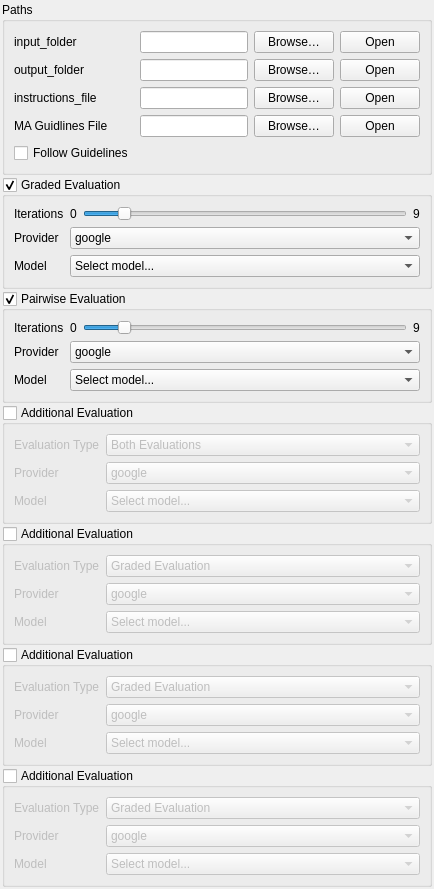
<?xml version="1.0" encoding="UTF-8"?>
<ui version="4.0">
 <class>PathsEvaluationsPanel</class>
 <widget class="QWidget" name="PathsEvaluationsPanel">
  <layout class="QVBoxLayout" name="verticalLayout_paths">
   <property name="spacing">
    <number>2</number>
   </property>
   <property name="leftMargin">
    <number>2</number>
   </property>
   <property name="topMargin">
    <number>2</number>
   </property>
   <property name="rightMargin">
    <number>2</number>
   </property>
   <property name="bottomMargin">
    <number>2</number>
   </property>

   <!-- groupPaths -->
   <item>
    <widget class="QGroupBox" name="groupPaths">
     <property name="title">
      <string>Paths</string>
     </property>
     <layout class="QFormLayout" name="formPaths">
      <!-- input_folder -->
      <item row="0" column="0">
       <widget class="QLabel" name="labelInputFolder">
        <property name="text">
         <string>input_folder</string>
        </property>
       </widget>
      </item>
      <item row="0" column="1">
       <layout class="QHBoxLayout" name="hLayoutInputFolder">
        <item>
         <widget class="QLineEdit" name="lineInputFolder">
          <property name="readOnly">
           <bool>true</bool>
          </property>
         </widget>
        </item>
        <item>
         <widget class="QPushButton" name="btnBrowseInputFolder">
          <property name="text">
           <string>Browse…</string>
          </property>
         </widget>
        </item>
        <item>
         <widget class="QPushButton" name="btnOpenInputFolder">
          <property name="text">
           <string>Open</string>
          </property>
         </widget>
        </item>
       </layout>
      </item>

      <!-- output_folder -->
      <item row="1" column="0">
       <widget class="QLabel" name="labelOutputFolder">
        <property name="text">
         <string>output_folder</string>
        </property>
       </widget>
      </item>
      <item row="1" column="1">
       <layout class="QHBoxLayout" name="hLayoutOutputFolder">
        <item>
         <widget class="QLineEdit" name="lineOutputFolder">
          <property name="readOnly">
           <bool>true</bool>
          </property>
         </widget>
        </item>
        <item>
         <widget class="QPushButton" name="btnBrowseOutputFolder">
          <property name="text">
           <string>Browse…</string>
          </property>
         </widget>
        </item>
        <item>
         <widget class="QPushButton" name="btnOpenOutputFolder">
          <property name="text">
           <string>Open</string>
          </property>
         </widget>
        </item>
       </layout>
      </item>

      <!-- instructions_file -->
      <item row="2" column="0">
       <widget class="QLabel" name="labelInstructionsFile">
        <property name="text">
         <string>instructions_file</string>
        </property>
       </widget>
      </item>
      <item row="2" column="1">
       <layout class="QHBoxLayout" name="hLayoutInstructionsFile">
        <item>
         <widget class="QLineEdit" name="lineInstructionsFile">
          <property name="readOnly">
           <bool>true</bool>
          </property>
         </widget>
        </item>
        <item>
         <widget class="QPushButton" name="btnBrowseInstructionsFile">
          <property name="text">
           <string>Browse…</string>
          </property>
         </widget>
        </item>
        <item>
         <widget class="QPushButton" name="btnOpenInstructionsFolder">
          <property name="text">
           <string>Open</string>
          </property>
         </widget>
        </item>
       </layout>
      </item>

      <!-- MA Guidelines -->
      <item row="3" column="0">
       <widget class="QLabel" name="label">
        <property name="text">
         <string>MA Guidlines File</string>
        </property>
       </widget>
      </item>
      <item row="3" column="1">
       <layout class="QHBoxLayout" name="hLayoutGuidelinesFile">
        <item>
         <widget class="QLineEdit" name="lineGuidelinesFile">
          <property name="readOnly">
           <bool>true</bool>
          </property>
         </widget>
        </item>
        <item>
         <widget class="QPushButton" name="btnBrowseGuidelinesFile">
          <property name="text">
           <string>Browse…</string>
          </property>
         </widget>
        </item>
        <item>
         <widget class="QPushButton" name="btnOpenGuidelinesFolder">
          <property name="text">
           <string>Open</string>
          </property>
         </widget>
        </item>
       </layout>
      </item>
      <item row="4" column="0">
       <widget class="QCheckBox" name="checkFollowGuidelines">
        <property name="text">
         <string>Follow Guidelines</string>
        </property>
       </widget>
      </item>
     </layout>
    </widget>
   </item>

   <!-- Graded Evaluation -->
   <item>
    <widget class="QGroupBox" name="groupEvaluation">
     <property name="title">
      <string>Graded Evaluation</string>
     </property>
     <property name="checkable">
      <bool>true</bool>
     </property>
     <property name="checked">
      <bool>true</bool>
     </property>
     <layout class="QFormLayout" name="formEvaluation">
      <item row="0" column="0">
       <widget class="QLabel" name="labelEvaluationIterations">
        <property name="text">
         <string>Iterations</string>
        </property>
       </widget>
      </item>
      <item row="0" column="1">
       <layout class="QHBoxLayout" name="hLayoutEvaluationIterations">
        <item>
         <widget class="QLabel" name="labelEvaluationIterationsMin">
          <property name="text">
           <string>0</string>
          </property>
         </widget>
        </item>
        <item>
         <widget class="QSlider" name="sliderEvaluationIterations">
          <property name="minimum">
           <number>0</number>
          </property>
          <property name="maximum">
           <number>9</number>
          </property>
          <property name="value">
           <number>1</number>
          </property>
          <property name="orientation">
           <enum>Qt::Horizontal</enum>
          </property>
         </widget>
        </item>
        <item>
         <widget class="QLabel" name="labelEvaluationIterationsMax">
          <property name="text">
           <string>9</string>
          </property>
         </widget>
        </item>
       </layout>
      </item>

      <item row="1" column="0">
       <widget class="QLabel" name="labelEvaluationProvider">
        <property name="text">
         <string>Provider</string>
        </property>
       </widget>
      </item>
      <item row="1" column="1">
       <widget class="QComboBox" name="comboEvaluationProvider">
        <item>
         <property name="text">
          <string>google</string>
         </property>
        </item>
        <item>
         <property name="text">
          <string>openai</string>
         </property>
        </item>
        <item>
         <property name="text">
          <string>openrouter</string>
         </property>
        </item>
       </widget>
      </item>

      <item row="2" column="0">
       <widget class="QLabel" name="labelEvaluationModel">
        <property name="text">
         <string>Model</string>
        </property>
       </widget>
      </item>
      <item row="2" column="1">
       <widget class="QComboBox" name="comboEvaluationModel">
        <item>
         <property name="text">
          <string>Select model...</string>
         </property>
        </item>
        <item>
         <property name="text">
          <string>gemini-2.5-flash</string>
         </property>
        </item>
        <item>
         <property name="text">
          <string>gpt-4.1</string>
         </property>
        </item>
        <item>
         <property name="text">
          <string>gpt-4o</string>
         </property>
        </item>
        <item>
         <property name="text">
          <string>gpt-5-mini</string>
         </property>
        </item>
        <item>
         <property name="text">
          <string>o4-mini</string>
         </property>
        </item>
        <item>
         <property name="text">
          <string>openrouter: custom</string>
         </property>
        </item>
       </widget>
      </item>
     </layout>
    </widget>
   </item>

   <!-- Pairwise Evaluation -->
   <item>
    <widget class="QGroupBox" name="groupEvaluation2">
     <property name="title">
      <string>Pairwise Evaluation</string>
     </property>
     <property name="checkable">
      <bool>true</bool>
     </property>
     <property name="checked">
      <bool>true</bool>
     </property>
     <layout class="QFormLayout" name="formEvaluation2">
      <item row="0" column="0">
       <widget class="QLabel" name="labelEvaluationIterations2">
        <property name="text">
         <string>Iterations</string>
        </property>
       </widget>
      </item>
      <item row="0" column="1">
       <layout class="QHBoxLayout" name="hLayoutEvaluationIterations2">
        <item>
         <widget class="QLabel" name="labelEvaluationIterationsMin2">
          <property name="text">
           <string>0</string>
          </property>
         </widget>
        </item>
        <item>
         <widget class="QSlider" name="sliderEvaluationIterations2">
          <property name="minimum">
           <number>0</number>
          </property>
          <property name="maximum">
           <number>9</number>
          </property>
          <property name="value">
           <number>1</number>
          </property>
          <property name="orientation">
           <enum>Qt::Horizontal</enum>
          </property>
         </widget>
        </item>
        <item>
         <widget class="QLabel" name="labelEvaluationIterationsMax2">
          <property name="text">
           <string>9</string>
          </property>
         </widget>
        </item>
       </layout>
      </item>

      <item row="1" column="0">
       <widget class="QLabel" name="labelEvaluationProvider2">
        <property name="text">
         <string>Provider</string>
        </property>
       </widget>
      </item>
      <item row="1" column="1">
       <widget class="QComboBox" name="comboEvaluationProvider2">
        <item>
         <property name="text">
          <string>google</string>
         </property>
        </item>
        <item>
         <property name="text">
          <string>openai</string>
         </property>
        </item>
        <item>
         <property name="text">
          <string>openrouter</string>
         </property>
        </item>
       </widget>
      </item>

      <item row="2" column="0">
       <widget class="QLabel" name="labelEvaluationModel2">
        <property name="text">
         <string>Model</string>
        </property>
       </widget>
      </item>
      <item row="2" column="1">
       <widget class="QComboBox" name="comboEvaluationModel2">
        <item>
         <property name="text">
          <string>Select model...</string>
         </property>
        </item>
        <item>
         <property name="text">
          <string>gemini-2.5-flash</string>
         </property>
        </item>
        <item>
         <property name="text">
          <string>gpt-4.1</string>
         </property>
        </item>
        <item>
         <property name="text">
          <string>gpt-4o</string>
         </property>
        </item>
        <item>
         <property name="text">
          <string>gpt-5-mini</string>
         </property>
        </item>
        <item>
         <property name="text">
          <string>o4-mini</string>
         </property>
        </item>
        <item>
         <property name="text">
          <string>openrouter: custom</string>
         </property>
        </item>
       </widget>
      </item>
     </layout>
    </widget>
   </item>

   <!-- Additional Evaluation 1..4 -->
   <item>
    <widget class="QGroupBox" name="groupAdditionalEvaluation">
     <property name="title">
      <string>Additional Evaluation</string>
     </property>
     <property name="checkable">
      <bool>true</bool>
     </property>
     <property name="checked">
      <bool>false</bool>
     </property>
     <layout class="QFormLayout" name="formAdditionalEvaluation">
      <item row="0" column="0">
       <widget class="QLabel" name="labelAdditionalEvalType">
        <property name="text">
         <string>Evaluation Type</string>
        </property>
       </widget>
      </item>
      <item row="0" column="1">
       <widget class="QComboBox" name="comboAdditionalEvalType">
        <item>
         <property name="text">
          <string>Both Evaluations</string>
         </property>
        </item>
        <item>
         <property name="text">
          <string>Graded Evaluation</string>
         </property>
        </item>
        <item>
         <property name="text">
          <string>Pairwise Evaluation</string>
         </property>
        </item>
       </widget>
      </item>
      <item row="1" column="0">
       <widget class="QLabel" name="labelAdditionalEvalProvider">
        <property name="text">
         <string>Provider</string>
        </property>
       </widget>
      </item>
      <item row="1" column="1">
       <widget class="QComboBox" name="comboAdditionalEvalProvider">
        <item>
         <property name="text">
          <string>google</string>
         </property>
        </item>
        <item>
         <property name="text">
          <string>openai</string>
         </property>
        </item>
        <item>
         <property name="text">
          <string>openrouter</string>
         </property>
        </item>
       </widget>
      </item>
      <item row="2" column="0">
       <widget class="QLabel" name="labelAdditionalEvalModel">
        <property name="text">
         <string>Model</string>
        </property>
       </widget>
      </item>
      <item row="2" column="1">
       <widget class="QComboBox" name="comboAdditionalEvalModel">
        <item>
         <property name="text">
          <string>Select model...</string>
         </property>
        </item>
        <item>
         <property name="text">
          <string>gemini-2.5-flash</string>
         </property>
        </item>
        <item>
         <property name="text">
          <string>gpt-4.1</string>
         </property>
        </item>
        <item>
         <property name="text">
          <string>gpt-4o</string>
         </property>
        </item>
        <item>
         <property name="text">
          <string>gpt-5-mini</string>
         </property>
        </item>
        <item>
         <property name="text">
          <string>o4-mini</string>
         </property>
        </item>
        <item>
         <property name="text">
          <string>openrouter: custom</string>
         </property>
        </item>
       </widget>
      </item>
     </layout>
    </widget>
   </item>

   <!-- Additional Evaluation 2 -->
   <item>
    <widget class="QGroupBox" name="groupAdditionalEvaluation2">
     <property name="title">
      <string>Additional Evaluation</string>
     </property>
     <property name="checkable">
      <bool>true</bool>
     </property>
     <property name="checked">
      <bool>false</bool>
     </property>
     <layout class="QFormLayout" name="formAdditionalEvaluation2">
      <item row="0" column="0">
       <widget class="QLabel" name="labelAdditionalEvalType2">
        <property name="text">
         <string>Evaluation Type</string>
        </property>
       </widget>
      </item>
      <item row="0" column="1">
       <widget class="QComboBox" name="comboAdditionalEvalType2">
        <item>
         <property name="text">
          <string>Graded Evaluation</string>
         </property>
        </item>
        <item>
         <property name="text">
          <string>Pairwise Evaluation</string>
         </property>
        </item>
       </widget>
      </item>
      <item row="1" column="0">
       <widget class="QLabel" name="labelAdditionalEvalProvider2">
        <property name="text">
         <string>Provider</string>
        </property>
       </widget>
      </item>
      <item row="1" column="1">
       <widget class="QComboBox" name="comboAdditionalEvalProvider2">
        <item>
         <property name="text">
          <string>google</string>
         </property>
        </item>
        <item>
         <property name="text">
          <string>openai</string>
         </property>
        </item>
        <item>
         <property name="text">
          <string>openrouter</string>
         </property>
        </item>
       </widget>
      </item>
      <item row="2" column="0">
       <widget class="QLabel" name="labelAdditionalEvalModel2">
        <property name="text">
         <string>Model</string>
        </property>
       </widget>
      </item>
      <item row="2" column="1">
       <widget class="QComboBox" name="comboAdditionalEvalModel2">
        <item>
         <property name="text">
          <string>Select model...</string>
         </property>
        </item>
        <item>
         <property name="text">
          <string>gemini-2.5-flash</string>
         </property>
        </item>
        <item>
         <property name="text">
          <string>gpt-4.1</string>
         </property>
        </item>
        <item>
         <property name="text">
          <string>gpt-4o</string>
         </property>
        </item>
        <item>
         <property name="text">
          <string>gpt-5-mini</string>
         </property>
        </item>
        <item>
         <property name="text">
          <string>o4-mini</string>
         </property>
        </item>
        <item>
         <property name="text">
          <string>openrouter: custom</string>
         </property>
        </item>
       </widget>
      </item>
     </layout>
    </widget>
   </item>

   <!-- Additional Evaluation 3 -->
   <item>
    <widget class="QGroupBox" name="groupAdditionalEvaluation3">
     <property name="title">
      <string>Additional Evaluation</string>
     </property>
     <property name="checkable">
      <bool>true</bool>
     </property>
     <property name="checked">
      <bool>false</bool>
     </property>
     <layout class="QFormLayout" name="formAdditionalEvaluation3">
      <item row="0" column="0">
       <widget class="QLabel" name="labelAdditionalEvalType3">
        <property name="text">
         <string>Evaluation Type</string>
        </property>
       </widget>
      </item>
      <item row="0" column="1">
       <widget class="QComboBox" name="comboAdditionalEvalType3">
        <item>
         <property name="text">
          <string>Graded Evaluation</string>
         </property>
        </item>
        <item>
         <property name="text">
          <string>Pairwise Evaluation</string>
         </property>
        </item>
       </widget>
      </item>
      <item row="1" column="0">
       <widget class="QLabel" name="labelAdditionalEvalProvider3">
        <property name="text">
         <string>Provider</string>
        </property>
       </widget>
      </item>
      <item row="1" column="1">
       <widget class="QComboBox" name="comboAdditionalEvalProvider3">
        <item>
         <property name="text">
          <string>google</string>
         </property>
        </item>
        <item>
         <property name="text">
          <string>openai</string>
         </property>
        </item>
        <item>
         <property name="text">
          <string>openrouter</string>
         </property>
        </item>
       </widget>
      </item>
      <item row="2" column="0">
       <widget class="QLabel" name="labelAdditionalEvalModel3">
        <property name="text">
         <string>Model</string>
        </property>
       </widget>
      </item>
      <item row="2" column="1">
       <widget class="QComboBox" name="comboAdditionalEvalModel3">
        <item>
         <property name="text">
          <string>Select model...</string>
         </property>
        </item>
        <item>
         <property name="text">
          <string>gemini-2.5-flash</string>
         </property>
        </item>
        <item>
         <property name="text">
          <string>gpt-4.1</string>
         </property>
        </item>
        <item>
         <property name="text">
          <string>gpt-4o</string>
         </property>
        </item>
        <item>
         <property name="text">
          <string>gpt-5-mini</string>
         </property>
        </item>
        <item>
         <property name="text">
          <string>o4-mini</string>
         </property>
        </item>
        <item>
         <property name="text">
          <string>openrouter: custom</string>
         </property>
        </item>
       </widget>
      </item>
     </layout>
    </widget>
   </item>

   <!-- Additional Evaluation 4 -->
   <item>
    <widget class="QGroupBox" name="groupAdditionalEvaluation4">
     <property name="title">
      <string>Additional Evaluation</string>
     </property>
     <property name="checkable">
      <bool>true</bool>
     </property>
     <property name="checked">
      <bool>false</bool>
     </property>
     <layout class="QFormLayout" name="formAdditionalEvaluation4">
      <item row="0" column="0">
       <widget class="QLabel" name="labelAdditionalEvalType4">
        <property name="text">
         <string>Evaluation Type</string>
        </property>
       </widget>
      </item>
      <item row="0" column="1">
       <widget class="QComboBox" name="comboAdditionalEvalType4">
        <item>
         <property name="text">
          <string>Graded Evaluation</string>
         </property>
        </item>
        <item>
         <property name="text">
          <string>Pairwise Evaluation</string>
         </property>
        </item>
       </widget>
      </item>
      <item row="1" column="0">
       <widget class="QLabel" name="labelAdditionalEvalProvider4">
        <property name="text">
         <string>Provider</string>
        </property>
       </widget>
      </item>
      <item row="1" column="1">
       <widget class="QComboBox" name="comboAdditionalEvalProvider4">
        <item>
         <property name="text">
          <string>google</string>
         </property>
        </item>
        <item>
         <property name="text">
          <string>openai</string>
         </property>
        </item>
        <item>
         <property name="text">
          <string>openrouter</string>
         </property>
        </item>
       </widget>
      </item>
      <item row="2" column="0">
       <widget class="QLabel" name="labelAdditionalEvalModel4">
        <property name="text">
         <string>Model</string>
        </property>
       </widget>
      </item>
      <item row="2" column="1">
       <widget class="QComboBox" name="comboAdditionalEvalModel4">
        <item>
         <property name="text">
          <string>Select model...</string>
         </property>
        </item>
        <item>
         <property name="text">
          <string>gemini-2.5-flash</string>
         </property>
        </item>
        <item>
         <property name="text">
          <string>gpt-4.1</string>
         </property>
        </item>
        <item>
         <property name="text">
          <string>gpt-4o</string>
         </property>
        </item>
        <item>
         <property name="text">
          <string>gpt-5-mini</string>
         </property>
        </item>
        <item>
         <property name="text">
          <string>o4-mini</string>
         </property>
        </item>
        <item>
         <property name="text">
          <string>openrouter: custom</string>
         </property>
        </item>
       </widget>
      </item>
     </layout>
    </widget>
   </item>

  </layout>
 </widget>
 <resources/>
 <connections/>
</ui>
